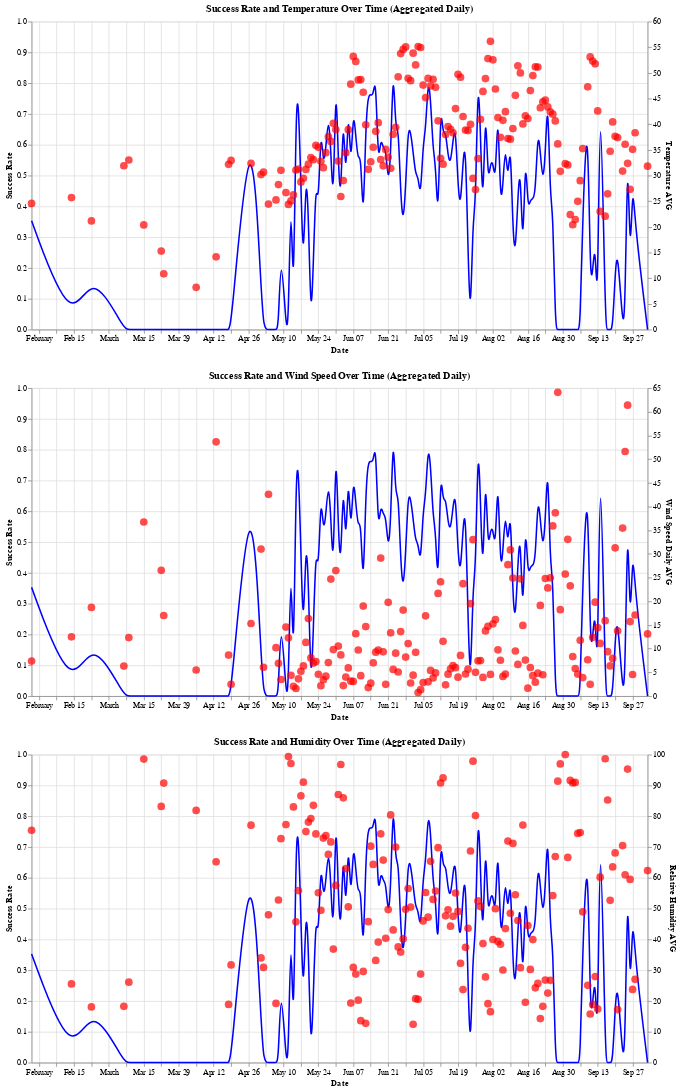

Notebook cell for this chart:
### Markdown cell above
Create Optimal Weather Conditions for Climbing Visualization

`When I asked my participants about my low-fi optimal weather conditions graph, they wanted me to separate the graphs and show one weather condition and success on each graph, as opposed to a single graph with multiple conditions`

### Code cell
base = alt.Chart(merged_data).encode(x='Date:T')

success_line_chart = base.mark_line(color='blue', interpolate='basis').encode(
    y=alt.Y('Success Rate:Q', scale=alt.Scale(domain=(0, 1))),
    tooltip=['Date:T', alt.Tooltip('Success Rate', format='.2%'), 'Attempted'],
)

temp_scatter_chart = base.mark_point(color='red', filled=True, size=100).encode(
    y='Temperature AVG:Q',
    tooltip=['Date:T', 'Temperature AVG']
)

wind_scatter_chart = base.mark_point(color='red', filled=True, size=100).encode(
    y='Wind Speed Daily AVG:Q',
    tooltip=['Date:T', 'Wind Speed Daily AVG']
)

humidity_scatter_chart = base.mark_point(color='red', filled=True, size=100).encode(
    y='Relative Humidity AVG:Q',
    tooltip=['Date:T', 'Relative Humidity AVG']
)

success_temp_final_chart = alt.layer(success_line_chart, temp_scatter_chart).resolve_scale(y='independent').properties(
    width=800,
    height=400,
    title='Success Rate and Temperature Over Time (Aggregated Daily)'
)

success_wind_final_chart = alt.layer(success_line_chart, wind_scatter_chart).resolve_scale(y='independent').properties(
    width=800,
    height=400,
    title='Success Rate and Wind Speed Over Time (Aggregated Daily)'
)

success_humidity_final_chart = alt.layer(success_line_chart, humidity_scatter_chart).resolve_scale(y='independent').properties(
    width=800,
    height=400,
    title='Success Rate and Humidity Over Time (Aggregated Daily)'
)

success_temp_final_chart & success_wind_final_chart & success_humidity_final_chart

### Figure 1 — Vega-Lite specification as saved in the notebook (floating-point values rounded to 4 significant figures; data arrays with more than 128 entries replaced by an {"elided": "..."} marker saying what was removed)
{"config": {"view": {"continuousWidth": 300, "continuousHeight": 300}}, "vconcat": [{"layer": [{"mark": {"type": "line", "color": "blue", "interpolate": "basis"}, "encoding": {"tooltip": [{"field": "Date", "type": "temporal"}, {"field": "Success Rate", "format": ".2%", "type": "quantitative"}, {"field": "Attempted", "type": "quantitative"}], "x": {"field": "Date", "type": "temporal"}, "y": {"field": "Success Rate", "scale": {"domain": [0, 1]}, "type": "quantitative"}}}, {"mark": {"type": "point", "color": "red", "filled": true, "size": 100}, "encoding": {"tooltip": [{"field": "Date", "type": "temporal"}, {"field": "Temperature AVG", "type": "quantitative"}], "x": {"field": "Date", "type": "temporal"}, "y": {"field": "Temperature AVG", "type": "quantitative"}}}], "height": 400, "resolve": {"scale": {"y": "independent"}}, "title": "Success Rate and Temperature Over Time (Aggregated Daily)", "width": 800}, {"layer": [{"mark": {"type": "line", "color": "blue", "interpolate": "basis"}, "encoding": {"tooltip": [{"field": "Date", "type": "temporal"}, {"field": "Success Rate", "format": ".2%", "type": "quantitative"}, {"field": "Attempted", "type": "quantitative"}], "x": {"field": "Date", "type": "temporal"}, "y": {"field": "Success Rate", "scale": {"domain": [0, 1]}, "type": "quantitative"}}}, {"mark": {"type": "point", "color": "red", "filled": true, "size": 100}, "encoding": {"tooltip": [{"field": "Date", "type": "temporal"}, {"field": "Wind Speed Daily AVG", "type": "quantitative"}], "x": {"field": "Date", "type": "temporal"}, "y": {"field": "Wind Speed Daily AVG", "type": "quantitative"}}}], "height": 400, "resolve": {"scale": {"y": "independent"}}, "title": "Success Rate and Wind Speed Over Time (Aggregated Daily)", "width": 800}, {"layer": [{"mark": {"type": "line", "color": "blue", "interpolate": "basis"}, "encoding": {"tooltip": [{"field": "Date", "type": "temporal"}, {"field": "Success Rate", "format": ".2%", "type": "quantitative"}, {"field": "Attempted", "type": "quantitative"}], "x": {"field": "Date", "type": "temporal"}, "y": {"field": "Success Rate", "scale": {"domain": [0, 1]}, "type": "quantitative"}}}, {"mark": {"type": "point", "color": "red", "filled": true, "size": 100}, "encoding": {"tooltip": [{"field": "Date", "type": "temporal"}, {"field": "Relative Humidity AVG", "type": "quantitative"}], "x": {"field": "Date", "type": "temporal"}, "y": {"field": "Relative Humidity AVG", "type": "quantitative"}}}], "height": 400, "resolve": {"scale": {"y": "independent"}}, "title": "Success Rate and Humidity Over Time (Aggregated Daily)", "width": 800}], "data": {"name": "data-449d4d0193208e6dbc53002db682ab65"}, "$schema": "https://vega.github.io/schema/vega-lite/v5.16.3.json", "datasets": {"data-449d4d0193208e6dbc53002db682ab65": {"elided": "157 records"}}}
